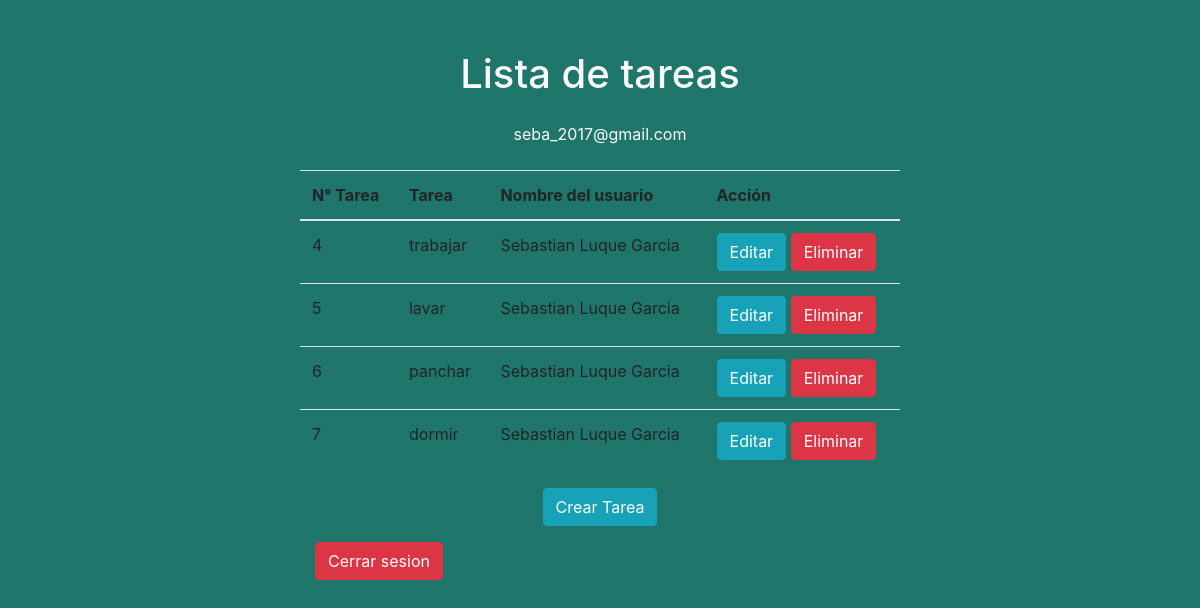
The page /todo.php (signed in) on the database its author committed.
### tables this page shows
create table tareas(
id_tareas int primary key not null auto_increment,
nomtarea varchar (50),
id_usuario  int,
foreign key (id_usuario) references usuarios(id_usuario));

create table usuarios(
id_usuario int primary key not null auto_increment,
usuario varchar(50),
correo varchar (50),
contraseña varchar(30)
);

### todo.php (the view, shortened to what this page needs)
<!DOCTYPE html>
<html lang="en">
<head>
    <link rel="stylesheet" href="https://maxcdn.bootstrapcdn.com/bootstrap/4.0.0-beta.3/css/bootstrap.min.css">
    <link rel="stylesheet" href="style.css">
</head>
<body background="grey">
    <?php
    include('db.php');
    ?>
    <div class="alert alert">
    </div>
    <div class="container">
        <header class="text-center text-light my-4">
            <h1 class="mb-4">Lista de tareas</h1>
            <?php echo $_SESSION['correo']; ?>
        </header>
        <div class="row justify-content-center">
            <?php
            $cod = $_SESSION['correo'];
            $rs = mysqli_query($connexion, "SELECT U.id_usuario, U.usuario, T.id_tareas, T.nomtarea
      FROM usuarios U INNER JOIN tareas T ON U.id_usuario = T.id_usuario WHERE correo = '$cod'");
            ?>
            <table class="table">
                <thead>
                    <tr>
                        <th>N° Tarea</th>
                        <th>Tarea</th>
                        <th>Nombre del usuario</th>
                        <th colspan="2">Acción</th>
                    </tr>
                </thead>
                <?php while ($registro = mysqli_fetch_array($rs)) { ?>
                    <tr>
                        <td><?php echo $registro['id_tareas']; ?></td>
                        <td><?php echo $registro['nomtarea']; ?></td>
                        <td><?php echo $registro['usuario']; ?></td>
                        <td>
                            <a href="editar.php?cod=<?php echo $registro['id_tareas']; ?>" class="btn btn-info">Editar</a>
                            <a href="delete.php?cod=<?php echo $registro['id_tareas']; ?>" class="btn btn-danger">Eliminar</a>
                        </td>
                    </tr>
                <?php
                }
                ?>
            </table>
        </div>
        <div class="row justify-content-center">
                <div class="form-group">
                <a href="crear.php" class="btn btn-info">Crear Tarea</a>
                </div>
    </div>
    <a href="index.php" class="btn btn-danger">Cerrar sesion</a>
</body>
</html>

### style.css (style rules this page uses)
body { background: rgb(224, 92, 15); background: linear-gradient(90deg, rgba(14,107,95,0.927608543417367) 100%, rgba(1,213,196,1) 100%); }
.container { max-width: 600px; }

### rows shown on the page
tareas: id_tareas "4", nomtarea "trabajar", id_usuario.usuario "Sebastian Luque Garcia"
tareas: id_tareas "5", nomtarea "lavar", id_usuario.usuario "Sebastian Luque Garcia"
tareas: id_tareas "6", nomtarea "panchar", id_usuario.usuario "Sebastian Luque Garcia"
tareas: id_tareas "7", nomtarea "dormir", id_usuario.usuario "Sebastian Luque Garcia"

### other values the page prints
$_SESSION['correo'] "seba_2017@gmail.com"
